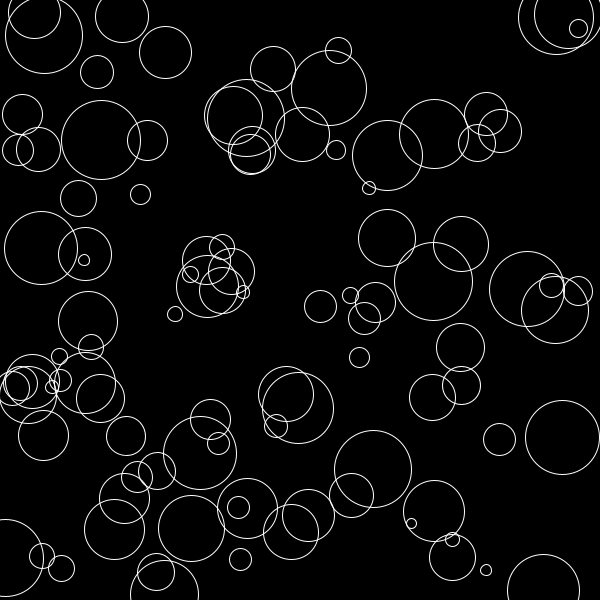
Frame 1 (no input)
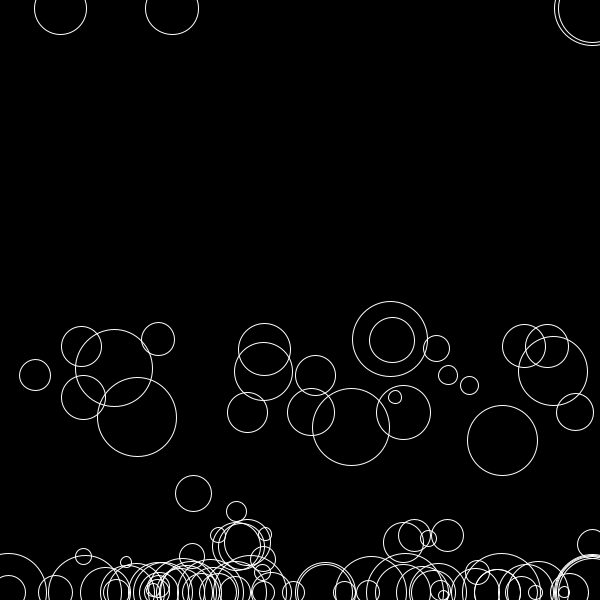
Frame 60 (the mouse pressed at the canvas centre just before this capture)
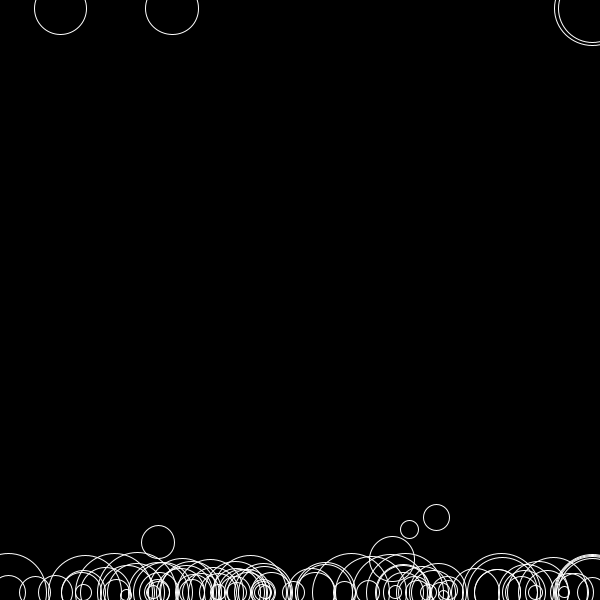
Frame 120 (the mouse held since frame 60 and released just before this capture)

The Processing sketch that drew these frames (run headless with seeded random() and noise(); from frame 60 on, the mouse is pressed at the canvas centre):

// Processing sketch: processing_105912
// ── processing_105912.pde

int numBalls = 100; 

int[] xpos = new int[numBalls];
int[] ypos = new int[numBalls];
float[] xspeed = new float[numBalls];
int[] yspeed = new int[numBalls];
int[] d = new int[numBalls];
float[] weight= new float[numBalls];

int[] gravity=new int[numBalls];


void setup() {

  size(600, 600);
  noFill();

  for (int i = 0; i < numBalls; i++) {
    xpos[i] = int(random(d[i]/2, width-d[i]/2));
    ypos[i] = int(random(d[1]/2, height-d[i]/2));
    xspeed[i] = random(2, 8);
    yspeed[i] = int(random(4, 8));
    d[i] = int(random(10, 80));
    gravity[i] = 3;
  }
}

void draw() {
  background(0);
  stroke(255);

  drawBalls();
  moveBalls();
  bounceBalls();
  for (int i = 0; i < numBalls; i++) {
  yspeed[i]=yspeed[i]+gravity[i];
  xspeed[i]=xspeed[i]*0.95;
  }

  //  for (int i = 0; i < numBalls; i++) {
  //    stroke(int(random(255)),100,100);
  //    ellipse(xpos[i], ypos[i], d[i], d[i]);
  //    
  //  }
}


//draw the ball
void drawBalls() {
  for (int i = 0; i < numBalls; i++) {
    stroke(255);
    ellipse(xpos[i], ypos[i], d[i], d[i]);
  }
}

//movement and direction of the ball
void moveBalls() {
  for (int i = 0; i < numBalls; i++) {
    xpos[i]+=xspeed[i];
    ypos[i]+=yspeed[i]+gravity[i];
  }
}

//make the ball bounce
void bounceBalls() {
  for (int i = 0; i < numBalls; i++) {

    if (ypos[i] > height-d[i]/2) {
      yspeed[i]=-yspeed[i];
      ypos[i]=height-d[1]/2;
    }

    if (ypos[i] <  d[i]/2) {
      yspeed[i]=-yspeed[i];
      ypos[i]=d[1]/2;
    }

    if (xpos[i] < d[i]/2) {
      xspeed[i]=-xspeed[i];
      xpos[i]=d[1]/2;
    }

    if (xpos[i] > width-d[i]/2) {
      xspeed[i]=-xspeed[i];
      xpos[i]=width-d[1]/2;
    }
  }
}

void gravity() {
  for (int i = 0; i < numBalls; i++) {
  gravity[i] = 3;
  }
}
